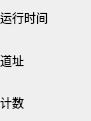
   <widget class="QWidget">
    <property name="styleSheet">
     <string notr="true"/>
    </property>
    <property name="layoutDirection">
     <enum>Qt::LeftToRight</enum>
    </property>
    <property name="acceptDrops">
     <bool>false</bool>
    </property>
    <property name="statusTip">
     <string/>
    </property>
    <property name="updatesEnabled">
     <bool>true</bool>
    </property>
    <property name="size" stdset="0">
     <size>
      <width>91</width>
      <height>121</height>
     </size>
    </property>
    <property name="minimumHeight">
     <number>0</number>
    </property>
    <property name="contextMenuPolicy">
     <enum>Qt::DefaultContextMenu</enum>
    </property>
    <property name="minimumSize">
     <size>
      <width>0</width>
      <height>0</height>
     </size>
    </property>
    <property name="windowOpacity">
     <double>1.000000000000000</double>
    </property>
    <property name="visible">
     <bool>true</bool>
    </property>
    <property name="windowModality">
     <enum>Qt::NonModal</enum>
    </property>
    <property name="autoFillBackground">
     <bool>false</bool>
    </property>
    <property name="windowIconText">
     <string/>
    </property>
    <property name="whatsThis">
     <string/>
    </property>
    <property name="accessibleName">
     <string/>
    </property>
    <property name="inputMethodHints">
     <enum>Qt::ImhNone</enum>
    </property>
    <property name="maximumSize">
     <size>
      <width>16777215</width>
      <height>16777215</height>
     </size>
    </property>
    <property name="minimumWidth">
     <number>0</number>
    </property>
    <property name="geometry">
     <rect>
      <x>10</x>
      <y>220</y>
      <width>91</width>
      <height>121</height>
     </rect>
    </property>
    <property name="mouseTracking">
     <bool>false</bool>
    </property>
    <property name="pos" stdset="0">
     <point>
      <x>10</x>
      <y>220</y>
     </point>
    </property>
    <property name="windowTitle">
     <string/>
    </property>
    <property name="tabletTracking">
     <bool>false</bool>
    </property>
    <property name="locale">
     <locale language="Chinese" country="China"/>
    </property>
    <property name="cursor">
     <cursorShape>ArrowCursor</cursorShape>
    </property>
    <property name="sizePolicy">
     <sizepolicy hsizetype="Preferred" vsizetype="Preferred">
      <horstretch>0</horstretch>
      <verstretch>0</verstretch>
     </sizepolicy>
    </property>
    <property name="objectName">
     <string notr="true">verticalLayoutWidget</string>
    </property>
    <property name="windowModified">
     <bool>false</bool>
    </property>
    <property name="toolTip">
     <string/>
    </property>
    <property name="accessibleDescription">
     <string/>
    </property>
    <property name="maximumHeight">
     <number>16777215</number>
    </property>
    <property name="enabled">
     <bool>true</bool>
    </property>
    <property name="toolTipDuration">
     <number>-1</number>
    </property>
    <property name="font">
     <font/>
    </property>
    <property name="maximumWidth">
     <number>16777215</number>
    </property>
    <property name="sizeIncrement">
     <size>
      <width>0</width>
      <height>0</height>
     </size>
    </property>
    <property name="baseSize">
     <size>
      <width>0</width>
      <height>0</height>
     </size>
    </property>
    <property name="windowFilePath">
     <string/>
    </property>
    <property name="focusPolicy">
     <enum>Qt::NoFocus</enum>
    </property>
    <property name="palette">
     <palette>
      <active/>
      <inactive/>
      <disabled/>
     </palette>
    </property>
    <layout class="QVBoxLayout" name="verticalLayout">
     <property name="objectName">
      <string notr="true">verticalLayout</string>
     </property>
     <property name="margin">
      <number>0</number>
     </property>
     <property name="spacing">
      <number>6</number>
     </property>
     <property name="sizeConstraint">
      <enum>QLayout::SetDefaultConstraint</enum>
     </property>
     <item>
      <widget class="QLabel">
       <property name="accessibleName">
        <string/>
       </property>
       <property name="frameRect">
        <rect>
         <x>0</x>
         <y>0</y>
         <width>91</width>
         <height>36</height>
        </rect>
       </property>
       <property name="baseSize">
        <size>
         <width>0</width>
         <height>0</height>
        </size>
       </property>
       <property name="windowTitle">
        <string/>
       </property>
       <property name="indent">
        <number>-1</number>
       </property>
       <property name="font">
        <font/>
       </property>
       <property name="minimumSize">
        <size>
         <width>0</width>
         <height>0</height>
        </size>
       </property>
       <property name="maximumWidth">
        <number>16777215</number>
       </property>
       <property name="windowModified">
        <bool>false</bool>
       </property>
       <property name="mouseTracking">
        <bool>false</bool>
       </property>
       <property name="accessibleDescription">
        <string/>
       </property>
       <property name="toolTipDuration">
        <number>-1</number>
       </property>
       <property name="minimumHeight">
        <number>0</number>
       </property>
       <property name="maximumSize">
        <size>
         <width>16777215</width>
         <height>16777215</height>
        </size>
       </property>
       <property name="tabletTracking">
        <bool>false</bool>
       </property>
       <property name="palette">
        <palette>
         <active/>
         <inactive/>
         <disabled/>
        </palette>
       </property>
       <property name="windowFilePath">
        <string/>
       </property>
       <property name="midLineWidth">
        <number>0</number>
       </property>
       <property name="layoutDirection">
        <enum>Qt::LeftToRight</enum>
       </property>
       <property name="cursor">
        <cursorShape>ArrowCursor</cursorShape>
       </property>
       <property name="statusTip">
        <string/>
       </property>
       <property name="textInteractionFlags">
        <enum>Qt::LinksAccessibleByMouse</enum>
       </property>
       <property name="acceptDrops">
        <bool>false</bool>
       </property>
       <property name="wordWrap">
        <bool>false</bool>
       </property>
       <property name="size" stdset="0">
        <size>
         <width>91</width>
         <height>36</height>
        </size>
       </property>
       <property name="objectName">
        <string notr="true">label_5</string>
       </property>
       <property name="lineWidth">
        <number>1</number>
       </property>
       <property name="geometry">
        <rect>
         <x>0</x>
         <y>0</y>
         <width>91</width>
         <height>36</height>
        </rect>
       </property>
       <property name="margin">
        <number>0</number>
       </property>
       <property name="visible">
        <bool>true</bool>
       </property>
       <property name="maximumHeight">
        <number>16777215</number>
       </property>
       <property name="frameShadow">
        <enum>QFrame::Plain</enum>
       </property>
       <property name="whatsThis">
        <string/>
       </property>
       <property name="styleSheet">
        <string notr="true"/>
       </property>
       <property name="locale">
        <locale language="Chinese" country="China"/>
       </property>
       <property name="openExternalLinks">
        <bool>false</bool>
       </property>
       <property name="contextMenuPolicy">
        <enum>Qt::DefaultContextMenu</enum>
       </property>
       <property name="pos" stdset="0">
        <point>
         <x>0</x>
         <y>0</y>
        </point>
       </property>
       <property name="textFormat">
        <enum>Qt::AutoText</enum>
       </property>
       <property name="minimumWidth">
        <number>0</number>
       </property>
       <property name="focusPolicy">
        <enum>Qt::NoFocus</enum>
       </property>
       <property name="windowIconText">
        <string/>
       </property>
       <property name="frameShape">
        <enum>QFrame::NoFrame</enum>
       </property>
       <property name="updatesEnabled">
        <bool>true</bool>
       </property>
       <property name="text">
        <string>运行时间</string>
       </property>
       <property name="sizeIncrement">
        <size>
         <width>0</width>
         <height>0</height>
        </size>
       </property>
       <property name="toolTip">
        <string/>
       </property>
       <property name="inputMethodHints">
        <enum>Qt::ImhNone</enum>
       </property>
       <property name="scaledContents">
        <bool>false</bool>
       </property>
       <property name="windowOpacity">
        <double>1.000000000000000</double>
       </property>
       <property name="autoFillBackground">
        <bool>false</bool>
       </property>
       <property name="sizePolicy">
        <sizepolicy hsizetype="Preferred" vsizetype="Preferred">
         <horstretch>0</horstretch>
         <verstretch>0</verstretch>
        </sizepolicy>
       </property>
       <property name="enabled">
        <bool>true</bool>
       </property>
       <property name="windowModality">
        <enum>Qt::NonModal</enum>
       </property>
      </widget>
     </item>
     <item>
      <widget class="QLabel">
       <property name="accessibleName">
        <string/>
       </property>
       <property name="frameRect">
        <rect>
         <x>0</x>
         <y>0</y>
         <width>91</width>
         <height>37</height>
        </rect>
       </property>
       <property name="baseSize">
        <size>
         <width>0</width>
         <height>0</height>
        </size>
       </property>
       <property name="windowTitle">
        <string/>
       </property>
       <property name="indent">
        <number>-1</number>
       </property>
       <property name="font">
        <font/>
       </property>
       <property name="minimumSize">
        <size>
         <width>0</width>
         <height>0</height>
        </size>
       </property>
       <property name="maximumWidth">
        <number>16777215</number>
       </property>
       <property name="windowModified">
        <bool>false</bool>
       </property>
       <property name="mouseTracking">
        <bool>false</bool>
       </property>
       <property name="accessibleDescription">
        <string/>
       </property>
       <property name="toolTipDuration">
        <number>-1</number>
       </property>
       <property name="minimumHeight">
        <number>0</number>
       </property>
       <property name="maximumSize">
        <size>
         <width>16777215</width>
         <height>16777215</height>
        </size>
       </property>
       <property name="tabletTracking">
        <bool>false</bool>
       </property>
       <property name="palette">
        <palette>
         <active/>
         <inactive/>
         <disabled/>
        </palette>
       </property>
       <property name="windowFilePath">
        <string/>
       </property>
       <property name="midLineWidth">
        <number>0</number>
       </property>
       <property name="layoutDirection">
        <enum>Qt::LeftToRight</enum>
       </property>
       <property name="cursor">
        <cursorShape>ArrowCursor</cursorShape>
       </property>
       <property name="statusTip">
        <string/>
       </property>
       <property name="textInteractionFlags">
        <enum>Qt::LinksAccessibleByMouse</enum>
       </property>
       <property name="acceptDrops">
        <bool>false</bool>
       </property>
       <property name="wordWrap">
        <bool>false</bool>
       </property>
       <property name="size" stdset="0">
        <size>
         <width>91</width>
         <height>37</height>
        </size>
       </property>
       <property name="objectName">
        <string notr="true">label_4</string>
       </property>
       <property name="lineWidth">
        <number>1</number>
       </property>
       <property name="geometry">
        <rect>
         <x>0</x>
         <y>42</y>
         <width>91</width>
         <height>37</height>
        </rect>
       </property>
       <property name="margin">
        <number>0</number>
       </property>
       <property name="visible">
        <bool>true</bool>
       </property>
       <property name="maximumHeight">
        <number>16777215</number>
       </property>
       <property name="frameShadow">
        <enum>QFrame::Plain</enum>
       </property>
       <property name="whatsThis">
        <string/>
       </property>
       <property name="styleSheet">
        <string notr="true"/>
       </property>
       <property name="locale">
        <locale language="Chinese" country="China"/>
       </property>
       <property name="openExternalLinks">
        <bool>false</bool>
       </property>
       <property name="contextMenuPolicy">
        <enum>Qt::DefaultContextMenu</enum>
       </property>
       <property name="pos" stdset="0">
        <point>
         <x>0</x>
         <y>42</y>
        </point>
       </property>
       <property name="textFormat">
        <enum>Qt::AutoText</enum>
       </property>
       <property name="minimumWidth">
        <number>0</number>
       </property>
       <property name="focusPolicy">
        <enum>Qt::NoFocus</enum>
       </property>
       <property name="windowIconText">
        <string/>
       </property>
       <property name="frameShape">
        <enum>QFrame::NoFrame</enum>
       </property>
       <property name="updatesEnabled">
        <bool>true</bool>
       </property>
       <property name="text">
        <string>道址</string>
       </property>
       <property name="sizeIncrement">
        <size>
         <width>0</width>
         <height>0</height>
        </size>
       </property>
       <property name="toolTip">
        <string/>
       </property>
       <property name="inputMethodHints">
        <enum>Qt::ImhNone</enum>
       </property>
       <property name="scaledContents">
        <bool>false</bool>
       </property>
       <property name="windowOpacity">
        <double>1.000000000000000</double>
       </property>
       <property name="autoFillBackground">
        <bool>false</bool>
       </property>
       <property name="sizePolicy">
        <sizepolicy hsizetype="Preferred" vsizetype="Preferred">
         <horstretch>0</horstretch>
         <verstretch>0</verstretch>
        </sizepolicy>
       </property>
       <property name="enabled">
        <bool>true</bool>
       </property>
       <property name="windowModality">
        <enum>Qt::NonModal</enum>
       </property>
      </widget>
     </item>
     <item>
      <widget class="QLabel">
       <property name="accessibleName">
        <string/>
       </property>
       <property name="frameRect">
        <rect>
         <x>0</x>
         <y>0</y>
         <width>91</width>
         <height>36</height>
        </rect>
       </property>
       <property name="baseSize">
        <size>
         <width>0</width>
         <height>0</height>
        </size>
       </property>
       <property name="windowTitle">
        <string/>
       </property>
       <property name="indent">
        <number>-1</number>
       </property>
       <property name="font">
        <font/>
       </property>
       <property name="minimumSize">
        <size>
         <width>0</width>
         <height>0</height>
        </size>
       </property>
       <property name="maximumWidth">
        <number>16777215</number>
       </property>
       <property name="windowModified">
        <bool>false</bool>
       </property>
       <property name="mouseTracking">
        <bool>false</bool>
       </property>
       <property name="accessibleDescription">
        <string/>
       </property>
       <property name="toolTipDuration">
        <number>-1</number>
       </property>
       <property name="minimumHeight">
        <number>0</number>
       </property>
       <property name="maximumSize">
        <size>
         <width>16777215</width>
         <height>16777215</height>
        </size>
       </property>
       <property name="tabletTracking">
        <bool>false</bool>
       </property>
       <property name="palette">
        <palette>
         <active/>
         <inactive/>
         <disabled/>
        </palette>
       </property>
       <property name="windowFilePath">
        <string/>
       </property>
       <property name="midLineWidth">
        <number>0</number>
       </property>
       <property name="layoutDirection">
        <enum>Qt::LeftToRight</enum>
       </property>
       <property name="cursor">
        <cursorShape>ArrowCursor</cursorShape>
       </property>
       <property name="statusTip">
        <string/>
       </property>
       <property name="textInteractionFlags">
        <enum>Qt::LinksAccessibleByMouse</enum>
       </property>
       <property name="acceptDrops">
        <bool>false</bool>
       </property>
       <property name="wordWrap">
        <bool>false</bool>
       </property>
       <property name="size" stdset="0">
        <size>
         <width>91</width>
         <height>36</height>
        </size>
       </property>
       <property name="objectName">
        <string notr="true">label_6</string>
       </property>
       <property name="lineWidth">
        <number>1</number>
       </property>
       <property name="geometry">
        <rect>
         <x>0</x>
         <y>85</y>
         <width>91</width>
         <height>36</height>
        </rect>
       </property>
       <property name="margin">
        <number>0</number>
       </property>
       <property name="visible">
        <bool>true</bool>
       </property>
       <property name="maximumHeight">
        <number>16777215</number>
       </property>
       <property name="frameShadow">
        <enum>QFrame::Plain</enum>
       </property>
       <property name="whatsThis">
        <string/>
       </property>
       <property name="styleSheet">
        <string notr="true"/>
       </property>
       <property name="locale">
        <locale language="Chinese" country="China"/>
       </property>
       <property name="openExternalLinks">
        <bool>false</bool>
       </property>
       <property name="contextMenuPolicy">
        <enum>Qt::DefaultContextMenu</enum>
       </property>
       <property name="pos" stdset="0">
        <point>
         <x>0</x>
         <y>85</y>
        </point>
       </property>
       <property name="textFormat">
        <enum>Qt::AutoText</enum>
       </property>
       <property name="minimumWidth">
        <number>0</number>
       </property>
       <property name="focusPolicy">
        <enum>Qt::NoFocus</enum>
       </property>
       <property name="windowIconText">
        <string/>
       </property>
       <property name="frameShape">
        <enum>QFrame::NoFrame</enum>
       </property>
       <property name="updatesEnabled">
        <bool>true</bool>
       </property>
       <property name="text">
        <string>计数</string>
       </property>
       <property name="sizeIncrement">
        <size>
         <width>0</width>
         <height>0</height>
        </size>
       </property>
       <property name="toolTip">
        <string/>
       </property>
       <property name="inputMethodHints">
        <enum>Qt::ImhNone</enum>
       </property>
       <property name="scaledContents">
        <bool>false</bool>
       </property>
       <property name="windowOpacity">
        <double>1.000000000000000</double>
       </property>
       <property name="autoFillBackground">
        <bool>false</bool>
       </property>
       <property name="sizePolicy">
        <sizepolicy hsizetype="Preferred" vsizetype="Preferred">
         <horstretch>0</horstretch>
         <verstretch>0</verstretch>
        </sizepolicy>
       </property>
       <property name="enabled">
        <bool>true</bool>
       </property>
       <property name="windowModality">
        <enum>Qt::NonModal</enum>
       </property>
      </widget>
     </item>
    </layout>
   </widget>
